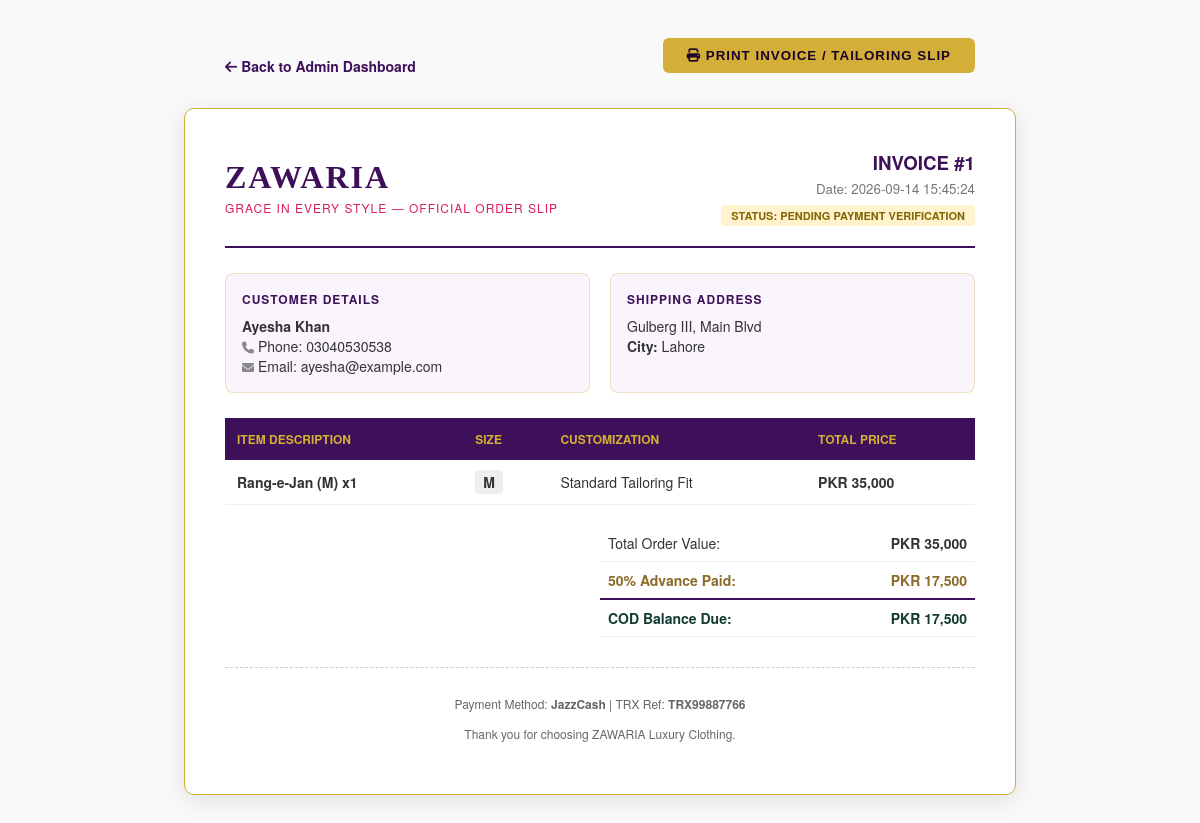
The app's page /admin/order-invoice/1 (signed in) with its own data.
### tables this page shows
CREATE TABLE orders (

            id INTEGER PRIMARY KEY AUTOINCREMENT,

            customer_name TEXT NOT NULL,

            phone TEXT NOT NULL,

            email TEXT,

            city TEXT NOT NULL,

            postal_code TEXT,

            address TEXT NOT NULL,

            product_details TEXT NOT NULL,

            size TEXT,

            customization TEXT,

            total REAL NOT NULL,

            advance REAL NOT NULL,

            remaining REAL NOT NULL,

            payment_method TEXT NOT NULL,

            payment_screenshot TEXT,

            status TEXT DEFAULT 'Pending Payment Verification',

            created_at TIMESTAMP DEFAULT CURRENT_TIMESTAMP

        , cost_total REAL NOT NULL DEFAULT 0, profit REAL NOT NULL DEFAULT 0, transaction_id TEXT, user_id INTEGER);

### app.py (the view)
@app.route("/admin/order-invoice/<int:order_id>")
def order_invoice(order_id):
    if not session.get("admin"):
        return redirect(url_for("login"))
    conn = get_db()
    order = conn.execute("SELECT * FROM orders WHERE id = ?", (order_id,)).fetchone()
    conn.close()
    if not order:
        flash("Order not found.", "danger")
        return redirect(url_for("admin"))
    return render_template("order_invoice.html", order=order)

### app.py (called while the page is built)
def get_db():
    conn = sqlite3.connect(DATABASE)
    conn.row_factory = sqlite3.Row
    return conn

### templates/order_invoice.html (shortened to what this page needs)
<!DOCTYPE html>
<html lang="en">
<head>
    <link rel="stylesheet" href="https://cdnjs.cloudflare.com/ajax/libs/font-awesome/6.4.0/css/all.min.css">
</head>
<body>
    <div class="no-print" style="max-width: 750px; margin: 0 auto 15px auto; display: flex; justify-content: space-between; align-items: center;">
        <a href="/admin" style="color: #3d1059; text-decoration: none; font-weight: 700; font-size: 14px;"><i class="fa-solid fa-arrow-left"></i> Back to Admin Dashboard</a>
        <button onclick="window.print()" class="btn-print"><i class="fa-solid fa-print"></i> Print Invoice / Tailoring Slip</button>
    </div>
    <div class="invoice-card">
        <div class="invoice-header">
            <div>
                <h1>ZAWARIA</h1>
                <p>Grace in Every Style — Official Order Slip</p>
            </div>
            <div style="text-align: right;">
                <h3 style="margin: 0; color: #3d1059;">INVOICE #{{ order['id'] }}</h3>
                <small style="color: #777;">Date: {{ order['created_at'] }}</small><br>
                <span style="display: inline-block; margin-top: 6px; padding: 3px 10px; background: #FFF3CD; color: #856404; font-size: 11px; font-weight: 700; border-radius: 4px; text-transform: uppercase;">
                    Status: {{ order['status'] }}
                </span>
            </div>
        </div>
        <div class="meta-grid">
            <div class="meta-box">
                <h4>Customer Details</h4>
                <strong>{{ order['customer_name'] }}</strong><br>
                <i class="fa-solid fa-phone" style="font-size: 12px; color: #888;"></i> Phone: {{ order['phone'] }}<br>
                <i class="fa-solid fa-envelope" style="font-size: 12px; color: #888;"></i> Email: {{ order['email'] or 'N/A' }}
            </div>
            <div class="meta-box">
                <h4>Shipping Address</h4>
                {{ order['address'] }}<br>
                <strong>City:</strong> {{ order['city'] }} {% if order['postal_code'] %}(Postal: {{ order['postal_code'] }}){% endif %}
            </div>
        </div>
        <table>
            <thead>
                <tr>
                    <th>Item Description</th>
                    <th>Size</th>
                    <th>Customization</th>
                    <th>Total Price</th>
                </tr>
            </thead>
            <tbody>
                <tr>
                    <td><strong>{{ order['product_details'] }}</strong></td>
                    <td><span style="background: #eee; padding: 2px 8px; border-radius: 4px; font-weight: bold;">{{ order['size'] }}</span></td>
                    <td>{{ order['customization'] or 'Standard Tailoring Fit' }}</td>
                    <td><strong>PKR {{ "{:,.0f}".format(order['total']) }}</strong></td>
                </tr>
            </tbody>
        </table>
        <table class="summary-table">
            <tr>
                <td>Total Order Value:</td>
                <td style="text-align: right;"><strong>PKR {{ "{:,.0f}".format(order['total']) }}</strong></td>
            </tr>
            <tr style="color: #8C6A28; font-weight: bold;">
                <td>50% Advance Paid:</td>
                <td style="text-align: right;">PKR {{ "{:,.0f}".format(order['advance']) }}</td>
            </tr>
            <tr style="color: #123B32; font-weight: bold; font-size: 16px; border-top: 2px solid #3d1059;">
                <td>COD Balance Due:</td>
                <td style="text-align: right;">PKR {{ "{:,.0f}".format(order['remaining']) }}</td>
            </tr>
        </table>
        <div style="margin-top: 30px; padding-top: 15px; border-top: 1px dashed #ccc; font-size: 12px; color: #666; text-align: center;">
            <p>Payment Method: <strong>{{ order['payment_method'] }}</strong> | TRX Ref: <strong>{{ order['transaction_id'] or 'N/A' }}</strong></p>
            <p style="margin-top: 4px;">Thank you for choosing ZAWARIA Luxury Clothing.</p>
        </div>
    </div>
</body>
</html>

### templates/order_invoice.html (style rules this page uses)
body { font-family: 'Helvetica Neue', Arial, sans-serif; color: #333; background: #f9f9f9; padding: 30px; }
.invoice-card { max-width: 750px; margin: 0 auto; background: #fff; padding: 40px; border-radius: 10px; box-shadow: 0 5px 25px rgba(0,0,0,0.1); border: 1.5px solid #d4af37; }
.invoice-header { display: flex; justify-content: space-between; align-items: center; border-bottom: 2px solid #3d1059; padding-bottom: 20px; margin-bottom: 25px; }
.invoice-header h1 { font-family: Georgia, serif; color: #3d1059; margin: 0; font-size: 32px; letter-spacing: 2px; }
.invoice-header p { margin: 3px 0 0 0; color: #d81b60; font-size: 12px; letter-spacing: 1px; text-transform: uppercase; }
.meta-grid { display: grid; grid-template-columns: 1fr 1fr; gap: 20px; margin-bottom: 25px; font-size: 14px; }
.meta-box { background: #faf4fc; padding: 16px; border-radius: 8px; border: 1px solid rgba(212, 175, 55, 0.3); }
.meta-box h4 { margin: 0 0 8px 0; color: #3d1059; text-transform: uppercase; font-size: 12px; letter-spacing: 1px; }
table { width: 100%; border-collapse: collapse; margin: 20px 0; }
th { background: #3d1059; color: #d4af37; text-align: left; padding: 12px; font-size: 12px; text-transform: uppercase; }
td { padding: 12px; border-bottom: 1px solid #eee; font-size: 14px; }
.summary-table { width: 50%; margin-left: auto; margin-top: 20px; }
.summary-table td { padding: 8px; }
.btn-print { background: #d4af37; color: #1a0328; padding: 10px 24px; border: none; border-radius: 6px; font-weight: 700; cursor: pointer; text-transform: uppercase; letter-spacing: 1px; margin-bottom: 20px; }

### records on screen
orders: id "1", created_at "2026-09-14 15:45:24", status "PENDING PAYMENT VERIFICATION", customer_name "Ayesha Khan", phone "03040530538", email "ayesha@example.com", address "Gulberg III, Main Blvd", city "Lahore", product_details "Rang-e-Jan (M) x1", size "M", total "35,000", advance "17,500", remaining "17,500", payment_method "JazzCash", transaction "TRX99887766"

### other values on screen
{{ order['customization'] or 'Standard Tailoring Fit' }} "Standard Tailoring Fit"
